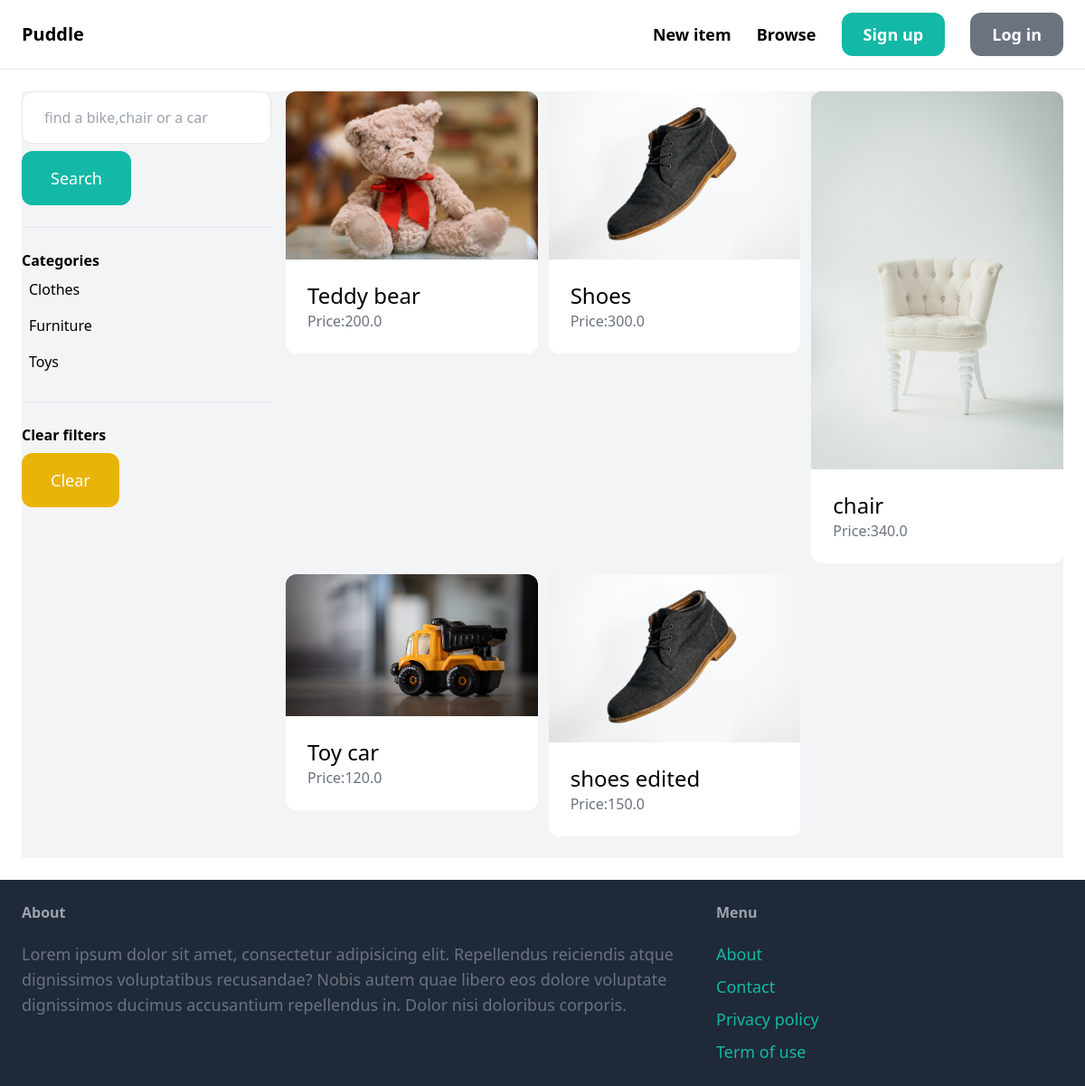
The app's page /items/ with its own data.
### item/models.py (models this page shows, shortened)
class Category(models.Model):
    name = models.CharField(max_length=255)
    class Meta:
        ordering = ('name',)
        verbose_name_plural = 'Categories'

class Item(models.Model):
    category = models.ForeignKey(Category,related_name='items',on_delete=models.CASCADE)
    name = models.CharField(max_length=255)
    description = models.TextField(blank=True,null=True)
    price = models.FloatField()
    image = models.ImageField(upload_to='item_images',blank=True,null=True)
    is_sold = models.BooleanField(default=False)
    created_by = models.ForeignKey(User,related_name='items',on_delete=models.CASCADE)
    created_at = models.DateTimeField(auto_now_add=True)

### item/views.py (the view)
# urls.py: path('',views.items,name='items'),
def items(request):
    query = request.GET.get('query','')
    category_id = request.GET.get('category',0)
    categories = Category.objects.all()
    items = Item.objects.filter(is_sold=False)
    if query:
        items = items.filter(Q(name__icontains=query) | Q(description__icontains=query))
    if category_id:
        items = items.filter(category_id=category_id)
    return render(request,'item/items.html',{
        'items':items,
        'query':query,
        'categories':categories,
        'category_id':int(category_id),
    })

### item/templates/item/items.html (shortened to what this page needs)
{% extends "core/base.html" %}
{% block content %}
    <div class="pb-6 grid grid-cols-4 gap-4 bg-gray-100">
        <div class="col-span-1">
            <form action="{% url 'item:items' %}">
                <input name="query" type="text" value="{{query}}" placeholder="find a bike,chair or a car" class="w-full py-4 px-6 border rounded-xl">
                <button class="mt-2 py-4 px-8 text-lg bg-teal-500 text-white rounded-xl">Search</button>
            </form>
            <hr class="my-6">
            <p class="font-semibold">Categories</p>
            <ul>
                {% for category in categories %}
                    <li class="py-2 px-2 rounded-xl {% if category.id == category_id %} bg-gray-200{% endif %}">
                        <a href="{% url 'item:items'%}?query={{query}}&category={{category.id}}">{{category.name}}</a>
                    </li>
                {% endfor %}
            </ul>
            <hr class="my-6">
            <p class="font-semibold">Clear filters</p>
            <ul>
                <li>
                    <a href="{% url 'item:items' %}" class="mt-2 py-4 px-8 inline-block bg-yellow-500 text-lg rounded-xl text-white">Clear</a>
                </li>
            </ul>
        </div>
        <div class="col-span-3">
            <div class="grid grid-cols-3 gap-3">
                {% for item in items %}
                    <div>
                        <a href="{% url 'item:detail' item.id %}">
                            <div>
                                <img src="{{item.image.url}}" class="rounded-t-xl">
                            </div>
                            <div class="p-6 bg-white rounded-b-xl">
                                <h2 class="text-2xl">{{item.name}}</h2>
                                <p class="text-gray-500">Price:{{item.price}}</p>
                            </div>
                        </a>
                    </div>
                {% endfor %}
            </div>
        </div>
    </div>
{% endblock  %}

### records on screen
Category: name "Clothes"
Category: name "Furniture"
Category: name "Toys"
Item: image (picture), name "Teddy bear", price "200.0"
Item: image (picture), name "Shoes", price "300.0"
Item: image (picture), name "chair", price "340.0"
Item: image (picture), name "Toy car", price "120.0"
Item: image (picture), name "shoes edited", price "150.0"
